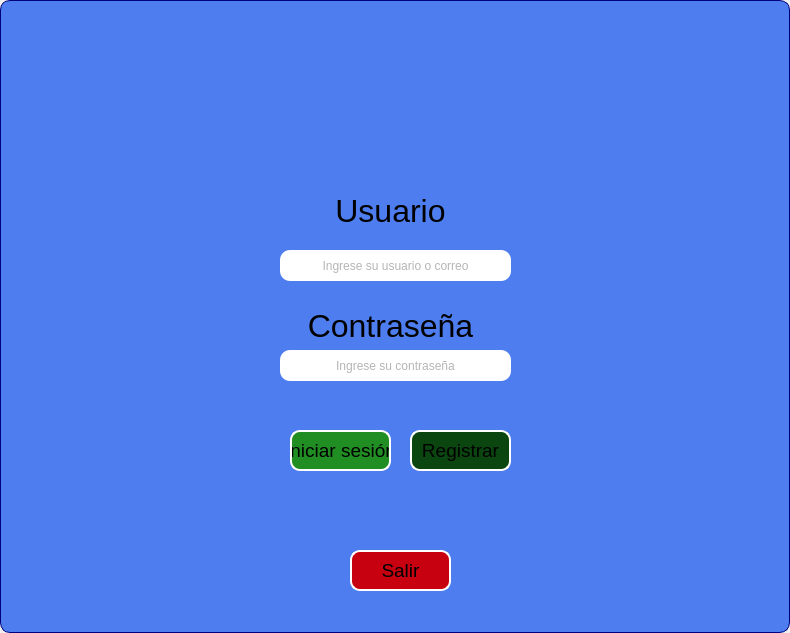
<?xml version="1.0" encoding="UTF-8"?>
<ui version="4.0">
 <class>MainWindow</class>
 <widget class="QMainWindow" name="MainWindow">
  <property name="geometry">
   <rect>
    <x>0</x>
    <y>0</y>
    <width>790</width>
    <height>633</height>
   </rect>
  </property>
  <property name="windowTitle">
   <string>MainWindow</string>
  </property>
  <widget class="QWidget" name="centralwidget">
   <layout class="QVBoxLayout" name="verticalLayout">
    <property name="spacing">
     <number>0</number>
    </property>
    <property name="leftMargin">
     <number>0</number>
    </property>
    <property name="topMargin">
     <number>0</number>
    </property>
    <property name="rightMargin">
     <number>0</number>
    </property>
    <property name="bottomMargin">
     <number>0</number>
    </property>
    <item>
     <widget class="QFrame" name="frame">
      <property name="styleSheet">
       <string notr="true">background-color: rgb(77, 125, 238);

border-radius:10px;
border:1px solid #00007f;

</string>
      </property>
      <property name="frameShape">
       <enum>QFrame::StyledPanel</enum>
      </property>
      <property name="frameShadow">
       <enum>QFrame::Raised</enum>
      </property>
      <widget class="QLabel" name="label">
       <property name="geometry">
        <rect>
         <x>310</x>
         <y>30</y>
         <width>161</width>
         <height>141</height>
        </rect>
       </property>
       <property name="styleSheet">
        <string notr="true">border:Noe</string>
       </property>
       <property name="frameShadow">
        <enum>QFrame::Plain</enum>
       </property>
       <property name="text">
        <string/>
       </property>
       <property name="pixmap">
        <pixmap>img/logo2.png</pixmap>
       </property>
       <property name="scaledContents">
        <bool>true</bool>
       </property>
       <property name="alignment">
        <set>Qt::AlignCenter</set>
       </property>
       <property name="indent">
        <number>0</number>
       </property>
      </widget>
      <widget class="QLabel" name="label_2">
       <property name="geometry">
        <rect>
         <x>300</x>
         <y>180</y>
         <width>181</width>
         <height>61</height>
        </rect>
       </property>
       <property name="font">
        <font>
         <family>Arial</family>
         <pointsize>24</pointsize>
         <weight>9</weight>
         <italic>false</italic>
         <bold>false</bold>
        </font>
       </property>
       <property name="styleSheet">
        <string notr="true">font: 75 24pt &quot;Arial&quot;;
border:Noe</string>
       </property>
       <property name="text">
        <string>Usuario</string>
       </property>
       <property name="alignment">
        <set>Qt::AlignCenter</set>
       </property>
      </widget>
      <widget class="QLabel" name="label_3">
       <property name="geometry">
        <rect>
         <x>300</x>
         <y>300</y>
         <width>181</width>
         <height>51</height>
        </rect>
       </property>
       <property name="font">
        <font>
         <family>Arial</family>
         <pointsize>24</pointsize>
         <weight>9</weight>
         <italic>false</italic>
         <bold>false</bold>
        </font>
       </property>
       <property name="styleSheet">
        <string notr="true">font: 75 24pt &quot;Arial&quot;;
border:Now</string>
       </property>
       <property name="text">
        <string>Contraseña</string>
       </property>
       <property name="alignment">
        <set>Qt::AlignCenter</set>
       </property>
      </widget>
      <widget class="QLineEdit" name="password">
       <property name="geometry">
        <rect>
         <x>280</x>
         <y>350</y>
         <width>231</width>
         <height>31</height>
        </rect>
       </property>
       <property name="palette">
        <palette>
         <active>
          <colorrole role="Button">
           <brush brushstyle="SolidPattern">
            <color alpha="255">
             <red>255</red>
             <green>255</green>
             <blue>255</blue>
            </color>
           </brush>
          </colorrole>
          <colorrole role="Text">
           <brush brushstyle="SolidPattern">
            <color alpha="217">
             <red>107</red>
             <green>107</green>
             <blue>107</blue>
            </color>
           </brush>
          </colorrole>
          <colorrole role="Base">
           <brush brushstyle="SolidPattern">
            <color alpha="255">
             <red>255</red>
             <green>255</green>
             <blue>255</blue>
            </color>
           </brush>
          </colorrole>
          <colorrole role="Window">
           <brush brushstyle="SolidPattern">
            <color alpha="255">
             <red>255</red>
             <green>255</green>
             <blue>255</blue>
            </color>
           </brush>
          </colorrole>
          <colorrole role="PlaceholderText">
           <brush brushstyle="SolidPattern">
            <color alpha="128">
             <red>107</red>
             <green>107</green>
             <blue>107</blue>
            </color>
           </brush>
          </colorrole>
         </active>
         <inactive>
          <colorrole role="Button">
           <brush brushstyle="SolidPattern">
            <color alpha="255">
             <red>255</red>
             <green>255</green>
             <blue>255</blue>
            </color>
           </brush>
          </colorrole>
          <colorrole role="Text">
           <brush brushstyle="SolidPattern">
            <color alpha="217">
             <red>107</red>
             <green>107</green>
             <blue>107</blue>
            </color>
           </brush>
          </colorrole>
          <colorrole role="Base">
           <brush brushstyle="SolidPattern">
            <color alpha="255">
             <red>255</red>
             <green>255</green>
             <blue>255</blue>
            </color>
           </brush>
          </colorrole>
          <colorrole role="Window">
           <brush brushstyle="SolidPattern">
            <color alpha="255">
             <red>255</red>
             <green>255</green>
             <blue>255</blue>
            </color>
           </brush>
          </colorrole>
          <colorrole role="PlaceholderText">
           <brush brushstyle="SolidPattern">
            <color alpha="128">
             <red>107</red>
             <green>107</green>
             <blue>107</blue>
            </color>
           </brush>
          </colorrole>
         </inactive>
         <disabled>
          <colorrole role="Button">
           <brush brushstyle="SolidPattern">
            <color alpha="255">
             <red>255</red>
             <green>255</green>
             <blue>255</blue>
            </color>
           </brush>
          </colorrole>
          <colorrole role="Text">
           <brush brushstyle="SolidPattern">
            <color alpha="63">
             <red>255</red>
             <green>255</green>
             <blue>255</blue>
            </color>
           </brush>
          </colorrole>
          <colorrole role="Base">
           <brush brushstyle="SolidPattern">
            <color alpha="255">
             <red>255</red>
             <green>255</green>
             <blue>255</blue>
            </color>
           </brush>
          </colorrole>
          <colorrole role="Window">
           <brush brushstyle="SolidPattern">
            <color alpha="255">
             <red>255</red>
             <green>255</green>
             <blue>255</blue>
            </color>
           </brush>
          </colorrole>
          <colorrole role="PlaceholderText">
           <brush brushstyle="SolidPattern">
            <color alpha="128">
             <red>255</red>
             <green>255</green>
             <blue>255</blue>
            </color>
           </brush>
          </colorrole>
         </disabled>
        </palette>
       </property>
       <property name="font">
        <font>
         <weight>50</weight>
         <bold>false</bold>
        </font>
       </property>
       <property name="styleSheet">
        <string notr="true">background-color: rgb(255, 255, 255);
border-radius:10px;
border:Noe; </string>
       </property>
       <property name="echoMode">
        <enum>QLineEdit::Password</enum>
       </property>
       <property name="alignment">
        <set>Qt::AlignCenter</set>
       </property>
       <property name="placeholderText">
        <string>Ingrese su contraseña</string>
       </property>
      </widget>
      <widget class="QPushButton" name="login_bt">
       <property name="geometry">
        <rect>
         <x>290</x>
         <y>430</y>
         <width>101</width>
         <height>41</height>
        </rect>
       </property>
       <property name="palette">
        <palette>
         <active>
          <colorrole role="Button">
           <brush brushstyle="SolidPattern">
            <color alpha="255">
             <red>33</red>
             <green>142</green>
             <blue>36</blue>
            </color>
           </brush>
          </colorrole>
          <colorrole role="Base">
           <brush brushstyle="SolidPattern">
            <color alpha="255">
             <red>33</red>
             <green>142</green>
             <blue>36</blue>
            </color>
           </brush>
          </colorrole>
          <colorrole role="Window">
           <brush brushstyle="SolidPattern">
            <color alpha="255">
             <red>33</red>
             <green>142</green>
             <blue>36</blue>
            </color>
           </brush>
          </colorrole>
         </active>
         <inactive>
          <colorrole role="Button">
           <brush brushstyle="SolidPattern">
            <color alpha="255">
             <red>33</red>
             <green>142</green>
             <blue>36</blue>
            </color>
           </brush>
          </colorrole>
          <colorrole role="Base">
           <brush brushstyle="SolidPattern">
            <color alpha="255">
             <red>33</red>
             <green>142</green>
             <blue>36</blue>
            </color>
           </brush>
          </colorrole>
          <colorrole role="Window">
           <brush brushstyle="SolidPattern">
            <color alpha="255">
             <red>33</red>
             <green>142</green>
             <blue>36</blue>
            </color>
           </brush>
          </colorrole>
         </inactive>
         <disabled>
          <colorrole role="Button">
           <brush brushstyle="SolidPattern">
            <color alpha="255">
             <red>33</red>
             <green>142</green>
             <blue>36</blue>
            </color>
           </brush>
          </colorrole>
          <colorrole role="Base">
           <brush brushstyle="SolidPattern">
            <color alpha="255">
             <red>33</red>
             <green>142</green>
             <blue>36</blue>
            </color>
           </brush>
          </colorrole>
          <colorrole role="Window">
           <brush brushstyle="SolidPattern">
            <color alpha="255">
             <red>33</red>
             <green>142</green>
             <blue>36</blue>
            </color>
           </brush>
          </colorrole>
         </disabled>
        </palette>
       </property>
       <property name="font">
        <font>
         <family>Arial</family>
         <pointsize>14</pointsize>
         <weight>9</weight>
         <italic>false</italic>
         <bold>false</bold>
        </font>
       </property>
       <property name="styleSheet">
        <string notr="true">QPushButton{

	background-color: rgb(33, 142, 36);
	font: 75 14pt &quot;Arial&quot;;
	border: 2px solid #ffffff
}

QPushButton:hover{

	background-color: rgb(33, 142, 36);
	font: 75 14pt &quot;Arial&quot;;
	border: 2px solid #000000
}
</string>
       </property>
       <property name="text">
        <string>Iniciar sesión</string>
       </property>
      </widget>
      <widget class="QPushButton" name="salir_bt">
       <property name="geometry">
        <rect>
         <x>350</x>
         <y>550</y>
         <width>101</width>
         <height>41</height>
        </rect>
       </property>
       <property name="palette">
        <palette>
         <active>
          <colorrole role="Button">
           <brush brushstyle="SolidPattern">
            <color alpha="255">
             <red>200</red>
             <green>1</green>
             <blue>17</blue>
            </color>
           </brush>
          </colorrole>
          <colorrole role="Base">
           <brush brushstyle="SolidPattern">
            <color alpha="255">
             <red>200</red>
             <green>1</green>
             <blue>17</blue>
            </color>
           </brush>
          </colorrole>
          <colorrole role="Window">
           <brush brushstyle="SolidPattern">
            <color alpha="255">
             <red>200</red>
             <green>1</green>
             <blue>17</blue>
            </color>
           </brush>
          </colorrole>
         </active>
         <inactive>
          <colorrole role="Button">
           <brush brushstyle="SolidPattern">
            <color alpha="255">
             <red>200</red>
             <green>1</green>
             <blue>17</blue>
            </color>
           </brush>
          </colorrole>
          <colorrole role="Base">
           <brush brushstyle="SolidPattern">
            <color alpha="255">
             <red>200</red>
             <green>1</green>
             <blue>17</blue>
            </color>
           </brush>
          </colorrole>
          <colorrole role="Window">
           <brush brushstyle="SolidPattern">
            <color alpha="255">
             <red>200</red>
             <green>1</green>
             <blue>17</blue>
            </color>
           </brush>
          </colorrole>
         </inactive>
         <disabled>
          <colorrole role="Button">
           <brush brushstyle="SolidPattern">
            <color alpha="255">
             <red>200</red>
             <green>1</green>
             <blue>17</blue>
            </color>
           </brush>
          </colorrole>
          <colorrole role="Base">
           <brush brushstyle="SolidPattern">
            <color alpha="255">
             <red>200</red>
             <green>1</green>
             <blue>17</blue>
            </color>
           </brush>
          </colorrole>
          <colorrole role="Window">
           <brush brushstyle="SolidPattern">
            <color alpha="255">
             <red>200</red>
             <green>1</green>
             <blue>17</blue>
            </color>
           </brush>
          </colorrole>
         </disabled>
        </palette>
       </property>
       <property name="font">
        <font>
         <family>Arial</family>
         <pointsize>14</pointsize>
         <weight>9</weight>
         <italic>false</italic>
         <bold>false</bold>
        </font>
       </property>
       <property name="styleSheet">
        <string notr="true">QPushButton{

	
	background-color: rgb(200, 1, 17);
	font: 75 14pt &quot;Arial&quot;;
border: 2px solid #ffffff
}

QPushButton:hover{

		
	
	background-color: rgb(132, 1, 11);
	font: 75 14pt &quot;Arial&quot;;
border: 2px solid #000000
}
</string>
       </property>
       <property name="text">
        <string>Salir</string>
       </property>
      </widget>
      <widget class="QLineEdit" name="usuario">
       <property name="geometry">
        <rect>
         <x>280</x>
         <y>250</y>
         <width>231</width>
         <height>31</height>
        </rect>
       </property>
       <property name="palette">
        <palette>
         <active>
          <colorrole role="Button">
           <brush brushstyle="SolidPattern">
            <color alpha="255">
             <red>255</red>
             <green>255</green>
             <blue>255</blue>
            </color>
           </brush>
          </colorrole>
          <colorrole role="Text">
           <brush brushstyle="SolidPattern">
            <color alpha="217">
             <red>107</red>
             <green>107</green>
             <blue>107</blue>
            </color>
           </brush>
          </colorrole>
          <colorrole role="Base">
           <brush brushstyle="SolidPattern">
            <color alpha="255">
             <red>255</red>
             <green>255</green>
             <blue>255</blue>
            </color>
           </brush>
          </colorrole>
          <colorrole role="Window">
           <brush brushstyle="SolidPattern">
            <color alpha="255">
             <red>255</red>
             <green>255</green>
             <blue>255</blue>
            </color>
           </brush>
          </colorrole>
          <colorrole role="PlaceholderText">
           <brush brushstyle="SolidPattern">
            <color alpha="128">
             <red>107</red>
             <green>107</green>
             <blue>107</blue>
            </color>
           </brush>
          </colorrole>
         </active>
         <inactive>
          <colorrole role="Button">
           <brush brushstyle="SolidPattern">
            <color alpha="255">
             <red>255</red>
             <green>255</green>
             <blue>255</blue>
            </color>
           </brush>
          </colorrole>
          <colorrole role="Text">
           <brush brushstyle="SolidPattern">
            <color alpha="217">
             <red>107</red>
             <green>107</green>
             <blue>107</blue>
            </color>
           </brush>
          </colorrole>
          <colorrole role="Base">
           <brush brushstyle="SolidPattern">
            <color alpha="255">
             <red>255</red>
             <green>255</green>
             <blue>255</blue>
            </color>
           </brush>
          </colorrole>
          <colorrole role="Window">
           <brush brushstyle="SolidPattern">
            <color alpha="255">
             <red>255</red>
             <green>255</green>
             <blue>255</blue>
            </color>
           </brush>
          </colorrole>
          <colorrole role="PlaceholderText">
           <brush brushstyle="SolidPattern">
            <color alpha="128">
             <red>107</red>
             <green>107</green>
             <blue>107</blue>
            </color>
           </brush>
          </colorrole>
         </inactive>
         <disabled>
          <colorrole role="Button">
           <brush brushstyle="SolidPattern">
            <color alpha="255">
             <red>255</red>
             <green>255</green>
             <blue>255</blue>
            </color>
           </brush>
          </colorrole>
          <colorrole role="Text">
           <brush brushstyle="SolidPattern">
            <color alpha="63">
             <red>255</red>
             <green>255</green>
             <blue>255</blue>
            </color>
           </brush>
          </colorrole>
          <colorrole role="Base">
           <brush brushstyle="SolidPattern">
            <color alpha="255">
             <red>255</red>
             <green>255</green>
             <blue>255</blue>
            </color>
           </brush>
          </colorrole>
          <colorrole role="Window">
           <brush brushstyle="SolidPattern">
            <color alpha="255">
             <red>255</red>
             <green>255</green>
             <blue>255</blue>
            </color>
           </brush>
          </colorrole>
          <colorrole role="PlaceholderText">
           <brush brushstyle="SolidPattern">
            <color alpha="128">
             <red>255</red>
             <green>255</green>
             <blue>255</blue>
            </color>
           </brush>
          </colorrole>
         </disabled>
        </palette>
       </property>
       <property name="font">
        <font>
         <weight>50</weight>
         <bold>false</bold>
        </font>
       </property>
       <property name="styleSheet">
        <string notr="true">background-color: rgb(255, 255, 255);
border-radius:10px;
border:Noe; </string>
       </property>
       <property name="alignment">
        <set>Qt::AlignCenter</set>
       </property>
       <property name="placeholderText">
        <string>Ingrese su usuario o correo</string>
       </property>
      </widget>
      <widget class="QLabel" name="usuario_incorrecto">
       <property name="geometry">
        <rect>
         <x>290</x>
         <y>286</y>
         <width>221</width>
         <height>20</height>
        </rect>
       </property>
       <property name="palette">
        <palette>
         <active>
          <colorrole role="WindowText">
           <brush brushstyle="SolidPattern">
            <color alpha="255">
             <red>237</red>
             <green>0</green>
             <blue>17</blue>
            </color>
           </brush>
          </colorrole>
          <colorrole role="Button">
           <brush brushstyle="SolidPattern">
            <color alpha="255">
             <red>77</red>
             <green>125</green>
             <blue>238</blue>
            </color>
           </brush>
          </colorrole>
          <colorrole role="Base">
           <brush brushstyle="SolidPattern">
            <color alpha="255">
             <red>77</red>
             <green>125</green>
             <blue>238</blue>
            </color>
           </brush>
          </colorrole>
          <colorrole role="Window">
           <brush brushstyle="SolidPattern">
            <color alpha="255">
             <red>77</red>
             <green>125</green>
             <blue>238</blue>
            </color>
           </brush>
          </colorrole>
         </active>
         <inactive>
          <colorrole role="WindowText">
           <brush brushstyle="SolidPattern">
            <color alpha="255">
             <red>237</red>
             <green>0</green>
             <blue>17</blue>
            </color>
           </brush>
          </colorrole>
          <colorrole role="Button">
           <brush brushstyle="SolidPattern">
            <color alpha="255">
             <red>77</red>
             <green>125</green>
             <blue>238</blue>
            </color>
           </brush>
          </colorrole>
          <colorrole role="Base">
           <brush brushstyle="SolidPattern">
            <color alpha="255">
             <red>77</red>
             <green>125</green>
             <blue>238</blue>
            </color>
           </brush>
          </colorrole>
          <colorrole role="Window">
           <brush brushstyle="SolidPattern">
            <color alpha="255">
             <red>77</red>
             <green>125</green>
             <blue>238</blue>
            </color>
           </brush>
          </colorrole>
         </inactive>
         <disabled>
          <colorrole role="WindowText">
           <brush brushstyle="SolidPattern">
            <color alpha="63">
             <red>255</red>
             <green>255</green>
             <blue>255</blue>
            </color>
           </brush>
          </colorrole>
          <colorrole role="Button">
           <brush brushstyle="SolidPattern">
            <color alpha="255">
             <red>77</red>
             <green>125</green>
             <blue>238</blue>
            </color>
           </brush>
          </colorrole>
          <colorrole role="Base">
           <brush brushstyle="SolidPattern">
            <color alpha="255">
             <red>77</red>
             <green>125</green>
             <blue>238</blue>
            </color>
           </brush>
          </colorrole>
          <colorrole role="Window">
           <brush brushstyle="SolidPattern">
            <color alpha="255">
             <red>77</red>
             <green>125</green>
             <blue>238</blue>
            </color>
           </brush>
          </colorrole>
         </disabled>
        </palette>
       </property>
       <property name="font">
        <font>
         <family>Arial</family>
         <pointsize>11</pointsize>
         <weight>9</weight>
         <italic>false</italic>
         <bold>false</bold>
        </font>
       </property>
       <property name="styleSheet">
        <string notr="true">font: 75 11pt &quot;Arial&quot;;
border:Noe</string>
       </property>
       <property name="text">
        <string/>
       </property>
       <property name="alignment">
        <set>Qt::AlignCenter</set>
       </property>
      </widget>
      <widget class="QLabel" name="contrasena_incorrecta">
       <property name="geometry">
        <rect>
         <x>280</x>
         <y>390</y>
         <width>221</width>
         <height>20</height>
        </rect>
       </property>
       <property name="palette">
        <palette>
         <active>
          <colorrole role="WindowText">
           <brush brushstyle="SolidPattern">
            <color alpha="255">
             <red>237</red>
             <green>0</green>
             <blue>17</blue>
            </color>
           </brush>
          </colorrole>
          <colorrole role="Button">
           <brush brushstyle="SolidPattern">
            <color alpha="255">
             <red>77</red>
             <green>125</green>
             <blue>238</blue>
            </color>
           </brush>
          </colorrole>
          <colorrole role="Base">
           <brush brushstyle="SolidPattern">
            <color alpha="255">
             <red>77</red>
             <green>125</green>
             <blue>238</blue>
            </color>
           </brush>
          </colorrole>
          <colorrole role="Window">
           <brush brushstyle="SolidPattern">
            <color alpha="255">
             <red>77</red>
             <green>125</green>
             <blue>238</blue>
            </color>
           </brush>
          </colorrole>
         </active>
         <inactive>
          <colorrole role="WindowText">
           <brush brushstyle="SolidPattern">
            <color alpha="255">
             <red>237</red>
             <green>0</green>
             <blue>17</blue>
            </color>
           </brush>
          </colorrole>
          <colorrole role="Button">
           <brush brushstyle="SolidPattern">
            <color alpha="255">
             <red>77</red>
             <green>125</green>
             <blue>238</blue>
            </color>
           </brush>
          </colorrole>
          <colorrole role="Base">
           <brush brushstyle="SolidPattern">
            <color alpha="255">
             <red>77</red>
             <green>125</green>
             <blue>238</blue>
            </color>
           </brush>
          </colorrole>
          <colorrole role="Window">
           <brush brushstyle="SolidPattern">
            <color alpha="255">
             <red>77</red>
             <green>125</green>
             <blue>238</blue>
            </color>
           </brush>
          </colorrole>
         </inactive>
         <disabled>
          <colorrole role="WindowText">
           <brush brushstyle="SolidPattern">
            <color alpha="63">
             <red>255</red>
             <green>255</green>
             <blue>255</blue>
            </color>
           </brush>
          </colorrole>
          <colorrole role="Button">
           <brush brushstyle="SolidPattern">
            <color alpha="255">
             <red>77</red>
             <green>125</green>
             <blue>238</blue>
            </color>
           </brush>
          </colorrole>
          <colorrole role="Base">
           <brush brushstyle="SolidPattern">
            <color alpha="255">
             <red>77</red>
             <green>125</green>
             <blue>238</blue>
            </color>
           </brush>
          </colorrole>
          <colorrole role="Window">
           <brush brushstyle="SolidPattern">
            <color alpha="255">
             <red>77</red>
             <green>125</green>
             <blue>238</blue>
            </color>
           </brush>
          </colorrole>
         </disabled>
        </palette>
       </property>
       <property name="font">
        <font>
         <family>Arial</family>
         <pointsize>11</pointsize>
         <weight>9</weight>
         <italic>false</italic>
         <bold>false</bold>
        </font>
       </property>
       <property name="styleSheet">
        <string notr="true">font: 75 11pt &quot;Arial&quot;;
border:Noe</string>
       </property>
       <property name="text">
        <string/>
       </property>
       <property name="alignment">
        <set>Qt::AlignCenter</set>
       </property>
      </widget>
      <widget class="QPushButton" name="registra_bt">
       <property name="geometry">
        <rect>
         <x>410</x>
         <y>430</y>
         <width>101</width>
         <height>41</height>
        </rect>
       </property>
       <property name="palette">
        <palette>
         <active>
          <colorrole role="Button">
           <brush brushstyle="SolidPattern">
            <color alpha="255">
             <red>11</red>
             <green>69</green>
             <blue>16</blue>
            </color>
           </brush>
          </colorrole>
          <colorrole role="Base">
           <brush brushstyle="SolidPattern">
            <color alpha="255">
             <red>11</red>
             <green>69</green>
             <blue>16</blue>
            </color>
           </brush>
          </colorrole>
          <colorrole role="Window">
           <brush brushstyle="SolidPattern">
            <color alpha="255">
             <red>11</red>
             <green>69</green>
             <blue>16</blue>
            </color>
           </brush>
          </colorrole>
         </active>
         <inactive>
          <colorrole role="Button">
           <brush brushstyle="SolidPattern">
            <color alpha="255">
             <red>11</red>
             <green>69</green>
             <blue>16</blue>
            </color>
           </brush>
          </colorrole>
          <colorrole role="Base">
           <brush brushstyle="SolidPattern">
            <color alpha="255">
             <red>11</red>
             <green>69</green>
             <blue>16</blue>
            </color>
           </brush>
          </colorrole>
          <colorrole role="Window">
           <brush brushstyle="SolidPattern">
            <color alpha="255">
             <red>11</red>
             <green>69</green>
             <blue>16</blue>
            </color>
           </brush>
          </colorrole>
         </inactive>
         <disabled>
          <colorrole role="Button">
           <brush brushstyle="SolidPattern">
            <color alpha="255">
             <red>11</red>
             <green>69</green>
             <blue>16</blue>
            </color>
           </brush>
          </colorrole>
          <colorrole role="Base">
           <brush brushstyle="SolidPattern">
            <color alpha="255">
             <red>11</red>
             <green>69</green>
             <blue>16</blue>
            </color>
           </brush>
          </colorrole>
          <colorrole role="Window">
           <brush brushstyle="SolidPattern">
            <color alpha="255">
             <red>11</red>
             <green>69</green>
             <blue>16</blue>
            </color>
           </brush>
          </colorrole>
         </disabled>
        </palette>
       </property>
       <property name="font">
        <font>
         <family>Arial</family>
         <pointsize>14</pointsize>
         <weight>9</weight>
         <italic>false</italic>
         <bold>false</bold>
        </font>
       </property>
       <property name="styleSheet">
        <string notr="true">QPushButton{

	
	background-color: rgb(11, 69, 16);
	font: 75 14pt &quot;Arial&quot;;
	border: 2px solid #ffffff
}

QPushButton:hover{

		
	background-color: rgb(12, 81, 9);
	font: 75 14pt &quot;Arial&quot;;
border: 2px solid #000000
}
</string>
       </property>
       <property name="text">
        <string>Registrar</string>
       </property>
      </widget>
     </widget>
    </item>
   </layout>
  </widget>
 </widget>
 <tabstops>
  <tabstop>usuario</tabstop>
  <tabstop>password</tabstop>
  <tabstop>login_bt</tabstop>
  <tabstop>registra_bt</tabstop>
  <tabstop>salir_bt</tabstop>
 </tabstops>
 <resources/>
 <connections>
  <connection>
   <sender>salir_bt</sender>
   <signal>clicked()</signal>
   <receiver>MainWindow</receiver>
   <slot>close()</slot>
   <hints>
    <hint type="sourcelabel">
     <x>359</x>
     <y>573</y>
    </hint>
    <hint type="destinationlabel">
     <x>279</x>
     <y>703</y>
    </hint>
   </hints>
  </connection>
 </connections>
</ui>
